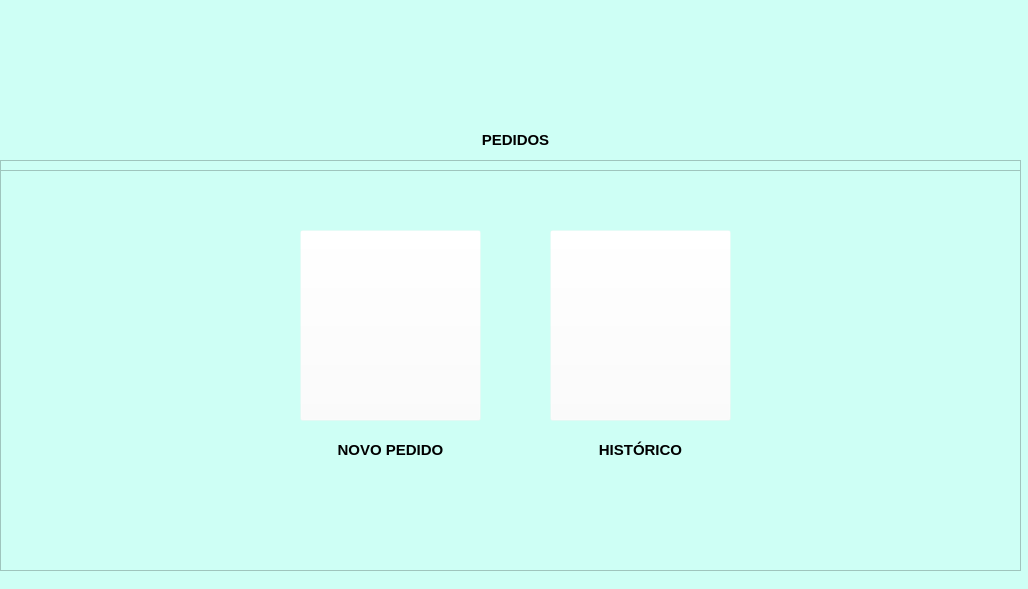
<?xml version="1.0" encoding="UTF-8"?>
<ui version="4.0">
 <class>Janela</class>
 <widget class="QMainWindow" name="Janela">
  <property name="geometry">
   <rect>
    <x>0</x>
    <y>0</y>
    <width>1028</width>
    <height>589</height>
   </rect>
  </property>
  <property name="minimumSize">
   <size>
    <width>1028</width>
    <height>589</height>
   </size>
  </property>
  <property name="maximumSize">
   <size>
    <width>1028</width>
    <height>589</height>
   </size>
  </property>
  <property name="windowTitle">
   <string>Pedido</string>
  </property>
  <property name="windowIcon">
   <iconset>
    <normaloff>favicon.png</normaloff>favicon.png</iconset>
  </property>
  <property name="styleSheet">
   <string notr="true">background-color: rgb(206, 255, 245);</string>
  </property>
  <widget class="QWidget" name="centralwidget">
   <widget class="QLabel" name="titulo_calmare">
    <property name="geometry">
     <rect>
      <x>100</x>
      <y>10</y>
      <width>831</width>
      <height>111</height>
     </rect>
    </property>
    <property name="text">
     <string/>
    </property>
    <property name="pixmap">
     <pixmap>titulo_janela.png</pixmap>
    </property>
    <property name="scaledContents">
     <bool>true</bool>
    </property>
   </widget>
   <widget class="QLabel" name="titulo_montar_pedidos">
    <property name="geometry">
     <rect>
      <x>390</x>
      <y>130</y>
      <width>251</width>
      <height>21</height>
     </rect>
    </property>
    <property name="styleSheet">
     <string notr="true">font: 8pt &quot;Quicksand&quot;;
</string>
    </property>
    <property name="text">
     <string>&lt;html&gt;&lt;head/&gt;&lt;body&gt;&lt;p align=&quot;center&quot;&gt;&lt;span style=&quot; font-size:11pt; font-weight:600;&quot;&gt;PEDIDOS&lt;/span&gt;&lt;/p&gt;&lt;/body&gt;&lt;/html&gt;</string>
    </property>
   </widget>
   <widget class="QFrame" name="frame_montar_pedido">
    <property name="geometry">
     <rect>
      <x>0</x>
      <y>160</y>
      <width>1021</width>
      <height>411</height>
     </rect>
    </property>
    <property name="frameShape">
     <enum>QFrame::StyledPanel</enum>
    </property>
    <property name="frameShadow">
     <enum>QFrame::Raised</enum>
    </property>
    <widget class="QFrame" name="frame_produtos_pedido">
     <property name="enabled">
      <bool>true</bool>
     </property>
     <property name="geometry">
      <rect>
       <x>10</x>
       <y>70</y>
       <width>1011</width>
       <height>341</height>
      </rect>
     </property>
     <property name="styleSheet">
      <string notr="true">background: rgb(189, 255, 197)</string>
     </property>
     <property name="frameShape">
      <enum>QFrame::WinPanel</enum>
     </property>
     <property name="frameShadow">
      <enum>QFrame::Sunken</enum>
     </property>
     <property name="lineWidth">
      <number>3</number>
     </property>
     <property name="midLineWidth">
      <number>1</number>
     </property>
     <widget class="QTableWidget" name="tabela_produtos_pedido">
      <property name="enabled">
       <bool>true</bool>
      </property>
      <property name="geometry">
       <rect>
        <x>10</x>
        <y>10</y>
        <width>571</width>
        <height>221</height>
       </rect>
      </property>
      <property name="styleSheet">
       <string notr="true"/>
      </property>
      <property name="frameShape">
       <enum>QFrame::Box</enum>
      </property>
      <property name="frameShadow">
       <enum>QFrame::Raised</enum>
      </property>
      <property name="gridStyle">
       <enum>Qt::SolidLine</enum>
      </property>
      <column>
       <property name="text">
        <string notr="true">Produto</string>
       </property>
      </column>
      <column>
       <property name="text">
        <string>Custo</string>
       </property>
      </column>
     </widget>
     <widget class="QPushButton" name="alterar_produto_pedido">
      <property name="geometry">
       <rect>
        <x>810</x>
        <y>70</y>
        <width>191</width>
        <height>51</height>
       </rect>
      </property>
      <property name="styleSheet">
       <string notr="true">background-color: rgba(255, 255, 255, 0.4);
font: 10pt &quot;MS Shell Dlg 2&quot;;
font: bold</string>
      </property>
      <property name="text">
       <string>ALTERAR PRODUTO</string>
      </property>
     </widget>
     <widget class="QPushButton" name="deletar_produto_pedido">
      <property name="geometry">
       <rect>
        <x>810</x>
        <y>130</y>
        <width>191</width>
        <height>51</height>
       </rect>
      </property>
      <property name="styleSheet">
       <string notr="true">background-color: rgba(255, 255, 255, 0.4);
font: 10pt &quot;MS Shell Dlg 2&quot;;
font: bold</string>
      </property>
      <property name="text">
       <string>DELETAR PRODUTO</string>
      </property>
     </widget>
     <widget class="QPushButton" name="inserir_produto_pedido">
      <property name="geometry">
       <rect>
        <x>810</x>
        <y>10</y>
        <width>191</width>
        <height>51</height>
       </rect>
      </property>
      <property name="styleSheet">
       <string notr="true">background-color: rgba(255, 255, 255, 0.4);
font: 10pt &quot;MS Shell Dlg 2&quot;;
font: bold</string>
      </property>
      <property name="text">
       <string>INSERIR PRODUTO</string>
      </property>
     </widget>
     <widget class="QPushButton" name="salvar_pedido">
      <property name="geometry">
       <rect>
        <x>810</x>
        <y>270</y>
        <width>191</width>
        <height>51</height>
       </rect>
      </property>
      <property name="styleSheet">
       <string notr="true">background-color: rgba(255, 255, 255, 0.4);
font: 10pt &quot;MS Shell Dlg 2&quot;;
font: bold</string>
      </property>
      <property name="text">
       <string>SALVAR PEDIDO</string>
      </property>
     </widget>
     <widget class="QLineEdit" name="ecobag_pedido">
      <property name="geometry">
       <rect>
        <x>20</x>
        <y>290</y>
        <width>61</width>
        <height>31</height>
       </rect>
      </property>
      <property name="styleSheet">
       <string notr="true">background-color: rgb(255, 255, 255);
font: 75 10pt &quot;Nirmala UI&quot;;
border-radius: 8px;
border: 1px solid gray;</string>
      </property>
      <property name="alignment">
       <set>Qt::AlignCenter</set>
      </property>
     </widget>
     <widget class="QLabel" name="titulo_montar_produtos_2">
      <property name="geometry">
       <rect>
        <x>10</x>
        <y>250</y>
        <width>111</width>
        <height>31</height>
       </rect>
      </property>
      <property name="styleSheet">
       <string notr="true">font: 8pt &quot;Quicksand&quot;;
</string>
      </property>
      <property name="text">
       <string>&lt;html&gt;&lt;head/&gt;&lt;body&gt;&lt;p&gt;&lt;span style=&quot; font-size:11pt; font-weight:600;&quot;&gt;ECOBAG&lt;/span&gt;&lt;/p&gt;&lt;/body&gt;&lt;/html&gt;</string>
      </property>
      <property name="alignment">
       <set>Qt::AlignLeading|Qt::AlignLeft|Qt::AlignVCenter</set>
      </property>
     </widget>
     <widget class="QLabel" name="titulo_montar_produtos_3">
      <property name="geometry">
       <rect>
        <x>120</x>
        <y>250</y>
        <width>91</width>
        <height>31</height>
       </rect>
      </property>
      <property name="styleSheet">
       <string notr="true">font: 8pt &quot;Quicksand&quot;;
</string>
      </property>
      <property name="text">
       <string>&lt;html&gt;&lt;head/&gt;&lt;body&gt;&lt;p&gt;&lt;span style=&quot; font-size:11pt; font-weight:600;&quot;&gt;CARTÕES&lt;/span&gt;&lt;/p&gt;&lt;/body&gt;&lt;/html&gt;</string>
      </property>
      <property name="alignment">
       <set>Qt::AlignLeading|Qt::AlignLeft|Qt::AlignVCenter</set>
      </property>
     </widget>
     <widget class="QLineEdit" name="cartoes_pedido">
      <property name="geometry">
       <rect>
        <x>130</x>
        <y>290</y>
        <width>61</width>
        <height>31</height>
       </rect>
      </property>
      <property name="styleSheet">
       <string notr="true">background-color: rgb(255, 255, 255);
font: 75 10pt &quot;Nirmala UI&quot;;
border-radius: 8px;
border: 1px solid gray;</string>
      </property>
      <property name="alignment">
       <set>Qt::AlignCenter</set>
      </property>
     </widget>
     <widget class="QLabel" name="titulo_montar_produtos_4">
      <property name="geometry">
       <rect>
        <x>240</x>
        <y>250</y>
        <width>61</width>
        <height>31</height>
       </rect>
      </property>
      <property name="styleSheet">
       <string notr="true">font: 8pt &quot;Quicksand&quot;;
</string>
      </property>
      <property name="text">
       <string>&lt;html&gt;&lt;head/&gt;&lt;body&gt;&lt;p align=&quot;center&quot;&gt;&lt;span style=&quot; font-size:11pt; font-weight:600;&quot;&gt;TAG&lt;/span&gt;&lt;/p&gt;&lt;/body&gt;&lt;/html&gt;</string>
      </property>
      <property name="alignment">
       <set>Qt::AlignLeading|Qt::AlignLeft|Qt::AlignVCenter</set>
      </property>
     </widget>
     <widget class="QLineEdit" name="tag_pedido">
      <property name="geometry">
       <rect>
        <x>240</x>
        <y>290</y>
        <width>61</width>
        <height>31</height>
       </rect>
      </property>
      <property name="styleSheet">
       <string notr="true">background-color: rgb(255, 255, 255);
font: 75 10pt &quot;Nirmala UI&quot;;
border-radius: 8px;
border: 1px solid gray;</string>
      </property>
      <property name="alignment">
       <set>Qt::AlignCenter</set>
      </property>
     </widget>
     <widget class="QWidget" name="widget" native="true">
      <property name="geometry">
       <rect>
        <x>610</x>
        <y>10</y>
        <width>171</width>
        <height>191</height>
       </rect>
      </property>
      <property name="styleSheet">
       <string notr="true">background-color: rgb(206, 255, 245);</string>
      </property>
      <widget class="QLabel" name="label_11">
       <property name="geometry">
        <rect>
         <x>10</x>
         <y>10</y>
         <width>151</width>
         <height>31</height>
        </rect>
       </property>
       <property name="text">
        <string>&lt;html&gt;&lt;head/&gt;&lt;body&gt;&lt;p align=&quot;center&quot;&gt;&lt;span style=&quot; font-size:11pt;&quot;&gt;Custo Total&lt;/span&gt;&lt;/p&gt;&lt;/body&gt;&lt;/html&gt;</string>
       </property>
      </widget>
      <widget class="QLabel" name="label_12">
       <property name="geometry">
        <rect>
         <x>10</x>
         <y>100</y>
         <width>151</width>
         <height>31</height>
        </rect>
       </property>
       <property name="text">
        <string>&lt;html&gt;&lt;head/&gt;&lt;body&gt;&lt;p align=&quot;center&quot;&gt;&lt;span style=&quot; font-size:11pt;&quot;&gt;Venda Total&lt;/span&gt;&lt;/p&gt;&lt;/body&gt;&lt;/html&gt;</string>
       </property>
      </widget>
      <widget class="QLabel" name="pedido_custo">
       <property name="geometry">
        <rect>
         <x>10</x>
         <y>50</y>
         <width>151</width>
         <height>41</height>
        </rect>
       </property>
       <property name="styleSheet">
        <string notr="true">background-color: rgb(172, 172, 172);
font: 75 10pt &quot;MS Shell Dlg 2&quot;;</string>
       </property>
       <property name="text">
        <string>&lt;html&gt;&lt;head/&gt;&lt;body&gt;&lt;p align=&quot;center&quot;&gt;&lt;br/&gt;&lt;/p&gt;&lt;/body&gt;&lt;/html&gt;</string>
       </property>
       <property name="alignment">
        <set>Qt::AlignCenter</set>
       </property>
      </widget>
      <widget class="QLabel" name="pedido_venda">
       <property name="geometry">
        <rect>
         <x>10</x>
         <y>140</y>
         <width>151</width>
         <height>41</height>
        </rect>
       </property>
       <property name="styleSheet">
        <string notr="true">background-color: rgb(172, 172, 172);
font: 75 10pt &quot;MS Shell Dlg 2&quot;;</string>
       </property>
       <property name="text">
        <string>&lt;html&gt;&lt;head/&gt;&lt;body&gt;&lt;p align=&quot;center&quot;&gt;&lt;br/&gt;&lt;/p&gt;&lt;/body&gt;&lt;/html&gt;</string>
       </property>
       <property name="alignment">
        <set>Qt::AlignCenter</set>
       </property>
      </widget>
     </widget>
     <widget class="QPushButton" name="pedido_calculo">
      <property name="geometry">
       <rect>
        <x>620</x>
        <y>270</y>
        <width>151</width>
        <height>51</height>
       </rect>
      </property>
      <property name="styleSheet">
       <string notr="true">background-color: rgba(255, 255, 255, 0.4);
font: 10pt &quot;MS Shell Dlg 2&quot;;
font: bold</string>
      </property>
      <property name="text">
       <string>CALCULAR</string>
      </property>
     </widget>
     <widget class="QLabel" name="titulo_montar_produtos_5">
      <property name="geometry">
       <rect>
        <x>350</x>
        <y>250</y>
        <width>61</width>
        <height>31</height>
       </rect>
      </property>
      <property name="styleSheet">
       <string notr="true">font: 8pt &quot;Quicksand&quot;;
</string>
      </property>
      <property name="text">
       <string>&lt;html&gt;&lt;head/&gt;&lt;body&gt;&lt;p align=&quot;center&quot;&gt;&lt;span style=&quot; font-size:11pt; font-weight:600;&quot;&gt;CAIXA&lt;/span&gt;&lt;/p&gt;&lt;/body&gt;&lt;/html&gt;</string>
      </property>
      <property name="alignment">
       <set>Qt::AlignLeading|Qt::AlignLeft|Qt::AlignVCenter</set>
      </property>
     </widget>
     <widget class="QLineEdit" name="caixa_pedido">
      <property name="geometry">
       <rect>
        <x>350</x>
        <y>290</y>
        <width>61</width>
        <height>31</height>
       </rect>
      </property>
      <property name="styleSheet">
       <string notr="true">background-color: rgb(255, 255, 255);
font: 75 10pt &quot;Nirmala UI&quot;;
border-radius: 8px;
border: 1px solid gray;</string>
      </property>
      <property name="alignment">
       <set>Qt::AlignCenter</set>
      </property>
     </widget>
    </widget>
    <widget class="QPushButton" name="botao_voltar_inicio_montar_pedido">
     <property name="geometry">
      <rect>
       <x>960</x>
       <y>10</y>
       <width>61</width>
       <height>51</height>
      </rect>
     </property>
     <property name="styleSheet">
      <string notr="true">background-color: rgba(255, 255, 255, 0.2);
font: bold</string>
     </property>
     <property name="text">
      <string>VOLTAR</string>
     </property>
    </widget>
    <zorder>botao_voltar_inicio_montar_pedido</zorder>
    <zorder>frame_produtos_pedido</zorder>
   </widget>
   <widget class="QFrame" name="frame_pedidos_inicio">
    <property name="geometry">
     <rect>
      <x>0</x>
      <y>170</y>
      <width>1021</width>
      <height>401</height>
     </rect>
    </property>
    <property name="frameShape">
     <enum>QFrame::StyledPanel</enum>
    </property>
    <property name="frameShadow">
     <enum>QFrame::Raised</enum>
    </property>
    <widget class="QPushButton" name="botao_novo_pedido">
     <property name="geometry">
      <rect>
       <x>300</x>
       <y>60</y>
       <width>181</width>
       <height>191</height>
      </rect>
     </property>
     <property name="styleSheet">
      <string notr="true">background-color: rgba(255, 255, 255, 0.05);</string>
     </property>
     <property name="text">
      <string/>
     </property>
    </widget>
    <widget class="QLabel" name="label">
     <property name="geometry">
      <rect>
       <x>290</x>
       <y>260</y>
       <width>201</width>
       <height>41</height>
      </rect>
     </property>
     <property name="styleSheet">
      <string notr="true">font: 8pt &quot;Quicksand&quot;;
</string>
     </property>
     <property name="text">
      <string>&lt;html&gt;&lt;head/&gt;&lt;body&gt;&lt;p align=&quot;center&quot;&gt;&lt;span style=&quot; font-size:11pt; font-weight:600;&quot;&gt;NOVO PEDIDO&lt;/span&gt;&lt;/p&gt;&lt;/body&gt;&lt;/html&gt;</string>
     </property>
    </widget>
    <widget class="QLabel" name="icone_montar_pedido">
     <property name="geometry">
      <rect>
       <x>320</x>
       <y>80</y>
       <width>151</width>
       <height>161</height>
      </rect>
     </property>
     <property name="text">
      <string/>
     </property>
     <property name="pixmap">
      <pixmap>icone_pedido.png</pixmap>
     </property>
     <property name="scaledContents">
      <bool>true</bool>
     </property>
    </widget>
    <widget class="QLabel" name="icone_historico_pedido">
     <property name="geometry">
      <rect>
       <x>550</x>
       <y>90</y>
       <width>171</width>
       <height>161</height>
      </rect>
     </property>
     <property name="text">
      <string/>
     </property>
     <property name="pixmap">
      <pixmap>icone_historico_pedido.png</pixmap>
     </property>
     <property name="scaledContents">
      <bool>true</bool>
     </property>
    </widget>
    <widget class="QLabel" name="label_3">
     <property name="geometry">
      <rect>
       <x>540</x>
       <y>260</y>
       <width>201</width>
       <height>41</height>
      </rect>
     </property>
     <property name="styleSheet">
      <string notr="true">font: 8pt &quot;Quicksand&quot;;
</string>
     </property>
     <property name="text">
      <string>&lt;html&gt;&lt;head/&gt;&lt;body&gt;&lt;p align=&quot;center&quot;&gt;&lt;span style=&quot; font-size:11pt; font-weight:600;&quot;&gt;HISTÓRICO&lt;/span&gt;&lt;/p&gt;&lt;/body&gt;&lt;/html&gt;</string>
     </property>
    </widget>
    <widget class="QPushButton" name="botao_historico_pedido">
     <property name="geometry">
      <rect>
       <x>550</x>
       <y>60</y>
       <width>181</width>
       <height>191</height>
      </rect>
     </property>
     <property name="styleSheet">
      <string notr="true">background-color: rgba(255, 255, 255, 0.05);</string>
     </property>
     <property name="text">
      <string/>
     </property>
    </widget>
    <zorder>label</zorder>
    <zorder>icone_montar_pedido</zorder>
    <zorder>botao_novo_pedido</zorder>
    <zorder>icone_historico_pedido</zorder>
    <zorder>label_3</zorder>
    <zorder>botao_historico_pedido</zorder>
   </widget>
   <widget class="QFrame" name="frame_lista_pedidos">
    <property name="geometry">
     <rect>
      <x>0</x>
      <y>160</y>
      <width>1021</width>
      <height>411</height>
     </rect>
    </property>
    <property name="frameShape">
     <enum>QFrame::StyledPanel</enum>
    </property>
    <property name="frameShadow">
     <enum>QFrame::Raised</enum>
    </property>
    <widget class="QFrame" name="frame_lista_pedidos_3">
     <property name="enabled">
      <bool>true</bool>
     </property>
     <property name="geometry">
      <rect>
       <x>10</x>
       <y>70</y>
       <width>1011</width>
       <height>341</height>
      </rect>
     </property>
     <property name="styleSheet">
      <string notr="true">background: rgb(189, 255, 197)</string>
     </property>
     <property name="frameShape">
      <enum>QFrame::WinPanel</enum>
     </property>
     <property name="frameShadow">
      <enum>QFrame::Sunken</enum>
     </property>
     <property name="lineWidth">
      <number>3</number>
     </property>
     <property name="midLineWidth">
      <number>1</number>
     </property>
     <widget class="QTableWidget" name="tabela_pedidos">
      <property name="enabled">
       <bool>true</bool>
      </property>
      <property name="geometry">
       <rect>
        <x>10</x>
        <y>10</y>
        <width>731</width>
        <height>291</height>
       </rect>
      </property>
      <property name="styleSheet">
       <string notr="true"/>
      </property>
      <property name="frameShape">
       <enum>QFrame::NoFrame</enum>
      </property>
      <property name="frameShadow">
       <enum>QFrame::Plain</enum>
      </property>
      <property name="gridStyle">
       <enum>Qt::SolidLine</enum>
      </property>
      <column>
       <property name="text">
        <string>Nome</string>
       </property>
      </column>
      <column>
       <property name="text">
        <string notr="true">Valor (R$/g)</string>
       </property>
      </column>
     </widget>
     <widget class="QPushButton" name="botao_deletar_pedido">
      <property name="geometry">
       <rect>
        <x>780</x>
        <y>130</y>
        <width>141</width>
        <height>81</height>
       </rect>
      </property>
      <property name="styleSheet">
       <string notr="true">background-color: rgba(255, 255, 255, 0.4);
font: 10pt &quot;MS Shell Dlg 2&quot;;
font: bold</string>
      </property>
      <property name="text">
       <string>DELETAR</string>
      </property>
     </widget>
    </widget>
    <widget class="QPushButton" name="botao_voltar_inicio_lista_pedido">
     <property name="geometry">
      <rect>
       <x>960</x>
       <y>10</y>
       <width>61</width>
       <height>51</height>
      </rect>
     </property>
     <property name="styleSheet">
      <string notr="true">background-color: rgba(255, 255, 255, 0.2);
font: bold</string>
     </property>
     <property name="text">
      <string>VOLTAR</string>
     </property>
    </widget>
   </widget>
   <zorder>titulo_calmare</zorder>
   <zorder>titulo_montar_pedidos</zorder>
   <zorder>frame_lista_pedidos</zorder>
   <zorder>frame_montar_pedido</zorder>
   <zorder>frame_pedidos_inicio</zorder>
  </widget>
 </widget>
 <resources/>
 <connections/>
</ui>
